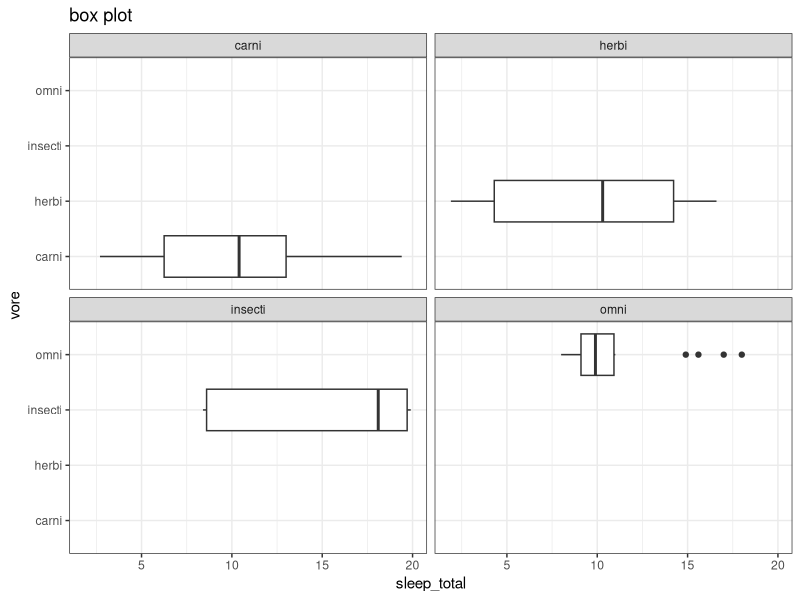
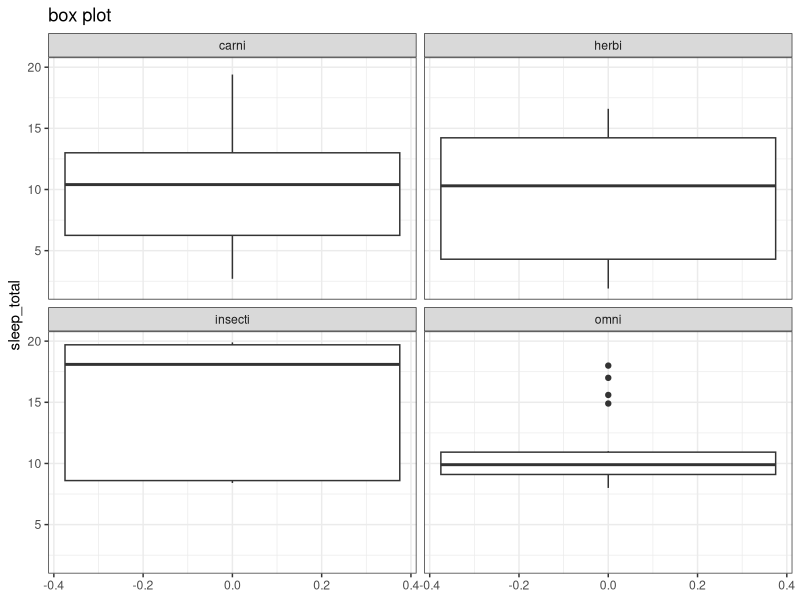
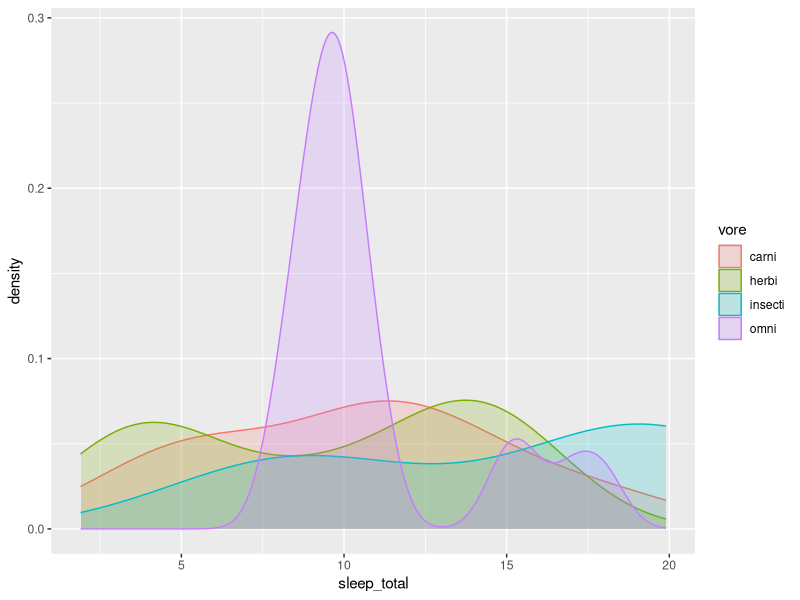
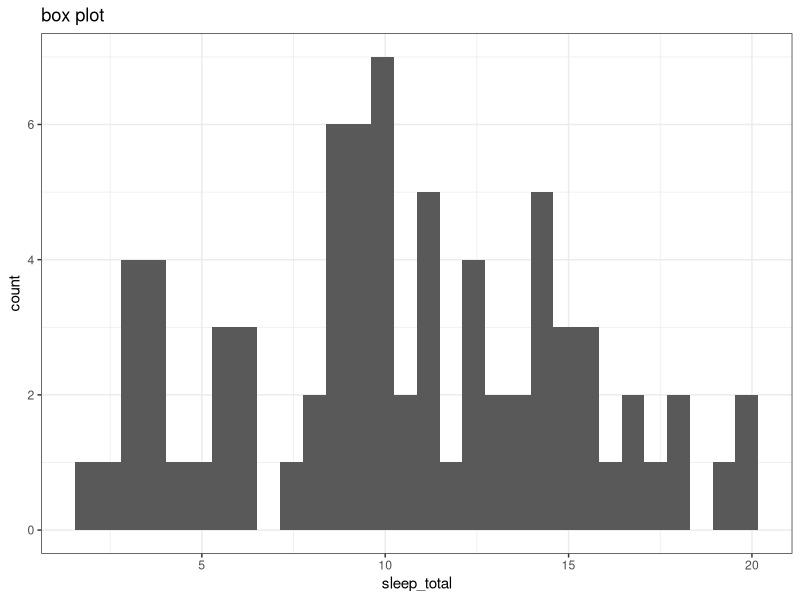

These figures' R source, in order:
# one categorical variable & one numerical varible 
#density plots are more suitable for fraction data and the histograms are more suitable for full data.

library(tidyverse)


data()

msleep
head(msleep)


msleep %>% 
  drop_na(vore) %>% 
  ggplot(aes(x=vore,y=sleep_total))+
  geom_boxplot()+
  theme_bw()+
  labs(title="box plot")+
  coord_flip()+
  facet_wrap(~vore)

msleep %>% 
  drop_na(vore) %>% 
  ggplot(aes(sleep_total))+
  geom_boxplot()+
  theme_bw()+
  labs(title="box plot")+
  coord_flip()+
  facet_wrap(~vore)


msleep %>% 
  #filter(vore=="herbi" | vore=="omni") %>% 
  #filter(vore %in% c("carni", "omni")) %>% 
  drop_na(vore) %>% 
  ggplot(aes(sleep_total,color=vore,fill=vore))+
  geom_density(alpha=0.2)
  theme_bw()+
  labs(title="box plot")
  #coord_flip()+
  #facet_wrap(~vore)


#histogram
msleep %>% 
  drop_na(vore) %>% 
  ggplot(aes(sleep_total))+
  geom_histogram()+
  theme_bw()+
  labs(title="box plot")
  #coord_flip()+
  #facet_wrap(~vore)


summary(msleep$sleep_total)  
